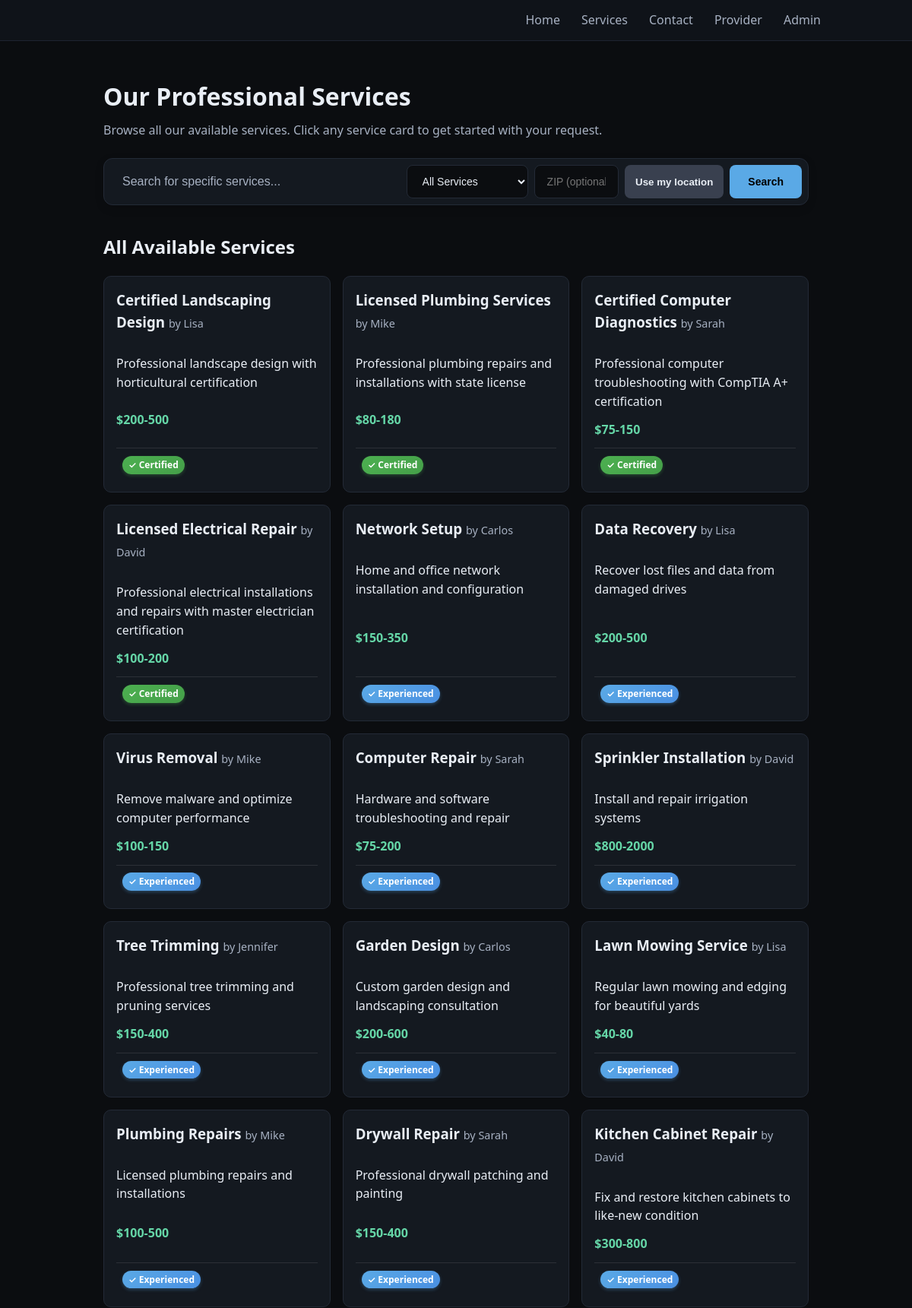
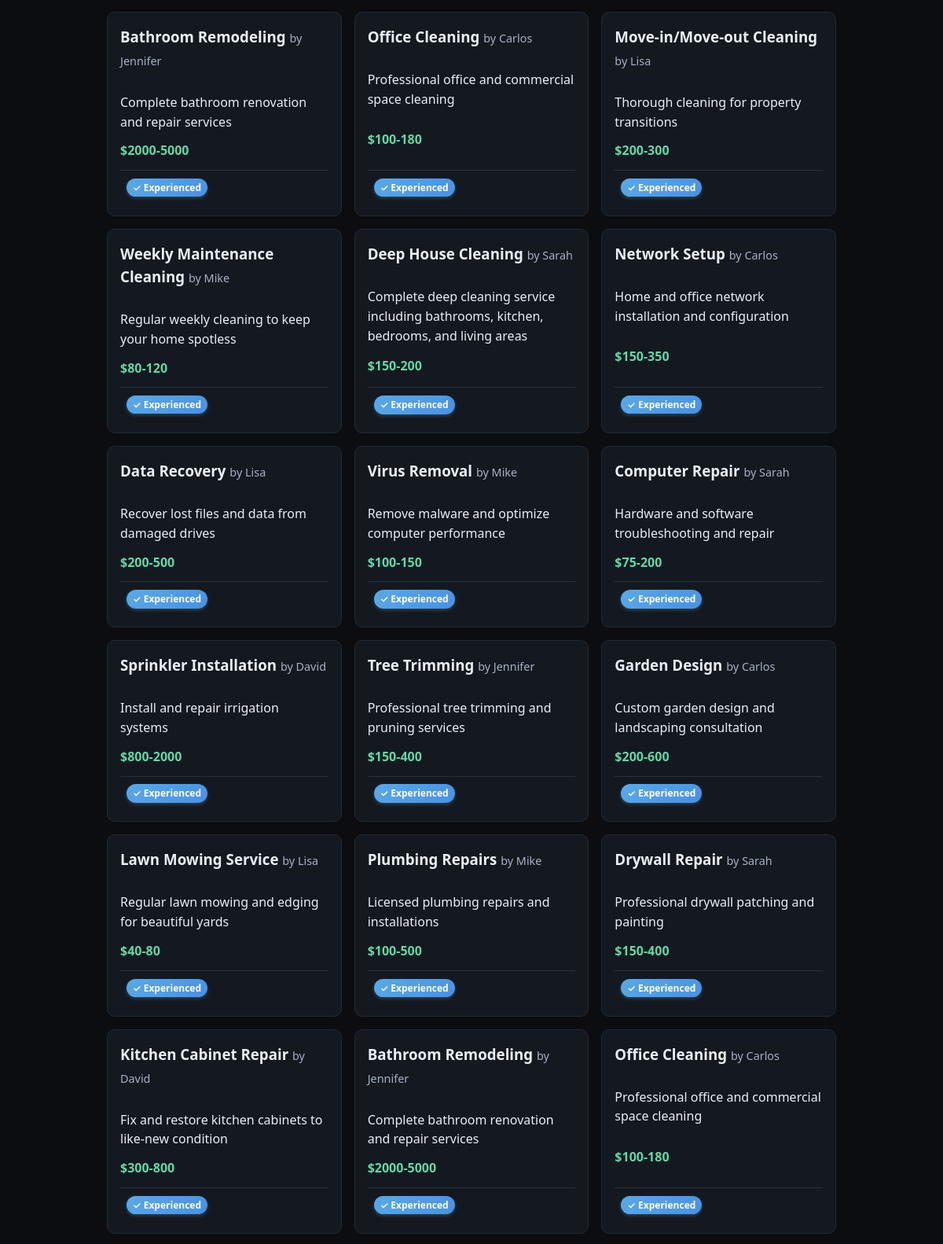
/services (upper part), run on the app's committed database (2 pictures, top to bottom).
### tables this page shows
CREATE TABLE services (
              id INTEGER PRIMARY KEY AUTOINCREMENT,
              title TEXT NOT NULL,
              description TEXT,
              price TEXT,
              active INTEGER NOT NULL DEFAULT 1,
              created_at TEXT NOT NULL
            , posted_by TEXT, provider_id INTEGER DEFAULT 0, is_certified INTEGER DEFAULT 0, certification_proof TEXT);

### app.py (the view, shortened to what this page needs)
    @app.route("/services")
    def services():
        search_query = request.args.get('q', '').strip()
        filter_type = request.args.get('filter', 'all')  # all, certified, best_price
        zip_param = (request.args.get('zip', '') or '').strip()
        with closing(get_db()) as db:
            cur = db.cursor()
            base_query = (
                "SELECT s.id, s.title, s.description, s.price, s.posted_by, s.provider_id, s.is_certified, "
                "s.certification_proof, p.business_name as provider_business_name, "
                "p.base_zip as provider_base_zip "
                "FROM services s "
                "LEFT JOIN providers p ON s.provider_id = p.id "
                "WHERE s.active = 1"
            )
            params = []
            if filter_type == 'certified':
                base_query += " AND s.is_certified = 1"
            elif filter_type == 'best_price':
                base_query += " ORDER BY CASE WHEN s.price LIKE '$%' THEN CAST(SUBSTR(s.price, 2, INSTR(s.price || '-', '-') - 2) AS INTEGER) ELSE 999999 END ASC, s.created_at DESC"
            elif filter_type == 'by_provider':
                base_query += " ORDER BY COALESCE(p.business_name, 'Independent Contributor'), s.title ASC"
            else:
                base_query += " ORDER BY s.created_at DESC"
            cur.execute(base_query, params)
            services_raw = cur.fetchall()
            allowed_provider_ids = None
            applied_zip = None
            services = []
            for service in services_raw:
                if allowed_provider_ids is not None:
                    if service["provider_id"] not in allowed_provider_ids:
                        continue
                services.append({
                    'id': service['id'],
                    'title': service['title'],
                    'description': service['description'],
                    'price': service['price'],
                    'posted_by': service['posted_by'],
                    'provider_id': service['provider_id'],
                    'is_certified': service['is_certified'],
                    'certification_proof': service['certification_proof'],
                    'provider_business_name': service['provider_business_name']
                })
            cur.execute("SELECT first_name, business_name FROM profile WHERE id = 1")
            profile_row = cur.fetchone()
            profile = {
                "first_name": profile_row["first_name"] if profile_row else "",
                "business_name": profile_row["business_name"] if profile_row else ""
            }
        return render_template(
            "services.html",
            services=services,
            profile=profile,
            search_query=search_query,
            filter_type=filter_type,
            applied_zip=(applied_zip if 'applied_zip' in locals() else (zip_param if zip_param else None)),
            title="All Services",
        )

### app.py (called while the page is built)
def get_db():
    conn = sqlite3.connect(DB_PATH)
    conn.row_factory = sqlite3.Row
    return conn

### templates/services.html (shortened to what this page needs)
{% extends "base.html" %}
{% block content %}
<section class="hero">
  <h1>Our Professional Services</h1>
  <p>Browse all our available services. Click any service card to get started with your request.</p>
  <form method="get" action="{{ url_for('services') }}" class="hero-search">
    <div class="search-container">
      <input type="search"
             name="q"
             value="{{ search_query or '' }}"
             placeholder="Search for specific services..."
             class="search-input">
      <select name="filter" class="search-filter">
        <option value="all" {{ 'selected' if filter_type == 'all' else '' }}>All Services</option>
      </select>
      <input type="text"
             name="zip"
             class="search-filter"
             placeholder="ZIP (optional)"
             inputmode="numeric"
             pattern="\d{5}"
             maxlength="5"
             title="Enter a 5-digit ZIP code"
             value="{{ applied_zip or '' }}">
      <button type="button" id="useLocationBtn" class="btn secondary">Use my location</button>
      <button type="submit" class="search-btn">Search</button>
    </div>
  </form>
</section>
<section>
  <h2>All Available Services</h2>
  <div class="cards">
    {% for s in services %}
      {% set poster = s['posted_by'] or profile.first_name %}
      <a href="{{ url_for('contact') }}?service={{ s['title']|urlencode }}{% if poster %}&poster={{ poster|urlencode }}{% endif %}" class="card-link">
        <div class="card clickable">
          <h3>
            {{ s['title'] }}
            {% if filter_type != 'by_provider' and poster %}
              <span class="muted" style="font-weight:normal;">by {{ poster }}</span>
            {% endif %}
          </h3>
          <p>{{ s['description'] or '' }}</p>
          {% if s['price'] %}<p class="price">{{ s['price'] }}</p>{% endif %}
          <div class="certification-status">
            {% if s['is_certified'] == 1 %}
              <span class="certified-badge">✓ Certified</span>
            {% else %}
              <span class="experience-badge">✓ Experienced</span>
            {% endif %}
          </div>
        </div>
      </a>
    {% else %}
      <p>No services available at this time. Please check back soon!</p>
    {% endfor %}
  </div>
</section>
{% endblock %}

### templates/base.html (shortened to what this page needs)
<!doctype html>
<html lang="en">
<head>
  <link href="{{ url_for('static', filename='styles.css') }}?v=20251012-1" rel="stylesheet">
</head>
<body>
  <header class="site-header">
    <div class="container header-inner">
      <nav id="site-nav" class="nav">
        <a href="{{ url_for('home') }}" class="nav-link">Home</a>
        <a href="{{ url_for('services') }}" class="nav-link">Services</a>
        <a href="{{ url_for('contact') }}" class="nav-link">Contact</a>
        {% if session.get('provider') %}
          <a href="{{ url_for('provider_dashboard') }}" class="nav-link">Provider</a>
          <a href="{{ url_for('provider_change_password') }}" class="nav-link">Change Password</a>
          <form action="{{ url_for('provider_logout') }}" method="post" class="inline-form"><button type="submit" class="linklike">Logout</button></form>
        {% else %}
          <a href="{{ url_for('provider_login') }}" class="nav-link">Provider</a>
        {% endif %}
        {% if session.get('admin') %}
          <a href="{{ url_for('admin_dashboard') }}" class="nav-link admin-link">Admin</a>
          <a href="{{ url_for('admin_change_password') }}" class="nav-link admin-link">Change Password</a>
          <form action="{{ url_for('admin_logout') }}" method="post" class="inline-form"><button type="submit" class="linklike">Logout</button></form>
        {% else %}
          <a href="{{ url_for('admin_login') }}" class="nav-link admin-link">Admin</a>
        {% endif %}
      </nav>
    </div>
  </header>
  <main class="container">
    {% block content %}{% endblock %}
  </main>
</body>
</html>

### static/styles.css (style rules this page uses)
:root { --bg: #0b0d10; --panel: #141920; --text: #e9eef5; --muted: #a7b1c2; --accent: #5aa9e6; --accent-2: #9cd3f7; --danger: #e35d6a; --ok: #65d6a7; --warn: #f5a623; }
* { box-sizing: border-box; }
body { margin: 0; font-family: system-ui, -apple-system, Segoe UI, Roboto, Arial, sans-serif; background: var(--bg); color: var(--text); line-height: 1.55; }
.container { width: 100%; max-width: 960px; margin: 0 auto; padding: 0 16px; }
.site-header { background: #0f1319; border-bottom: 1px solid #1e2430; }
.header-inner { display: flex; align-items: center; justify-content: space-between; padding: 14px 0; }
nav a { color: var(--muted); margin-left: 14px; text-decoration: none; }
.nav { display:flex; align-items:center; gap: 14px; }
.nav a.nav-link { color: var(--muted); text-decoration:none; }
.hero { padding: 48px 0 16px; }
.hero h1 { margin: 0 0 8px; font-size: 32px; }
.hero p { margin: 0 0 16px; color: var(--muted); }
.hero-search { max-width: 100%; width: 100%; margin: 24px auto 0; }
.search-container { display: flex; gap: 8px; background: var(--panel); border: 1px solid #232a36; border-radius: 12px; padding: 8px; box-shadow: 0 4px 12px rgba(0, 0, 0, 0.15); }
.search-input { flex: 2 1 420px; background: transparent; border: none; padding: 12px 16px; color: var(--text); font-size: 16px; outline: none; }
.search-input::placeholder { color: var(--muted); }
.search-filter { background: var(--bg); border: 1px solid #232a36; border-radius: 8px; padding: 12px 16px; color: var(--text); font-size: 14px; min-width: 160px; cursor: pointer; }
.search-filter[name="zip"] { min-width: 100px; width: 120px; }
#useLocationBtn { padding: 10px 14px; white-space: nowrap; }
.search-btn { background: var(--accent); color: #000; border: none; padding: 12px 24px; border-radius: 8px; font-size: 14px; font-weight: 600; cursor: pointer; transition: all 0.2s ease; }
.btn { display: inline-block; padding: 10px 16px; background: var(--accent); color: #071019; border-radius: 8px; text-decoration: none; font-weight: 600; border: 0; cursor: pointer; }
.btn.secondary { background: #39404f; color: var(--text); }
.cards { display: grid; grid-template-columns: repeat(auto-fill, minmax(260px, 1fr)); gap: 16px; align-items: stretch; }
.card { background: var(--panel); padding: 16px; border-radius: 10px; border: 1px solid #232a36; height: 100%; display: flex; flex-direction: column; }
.card h3 { margin-top: 0; margin-bottom: 12px; }
.card p { flex-grow: 1; margin-bottom: 12px; }
.card .price { font-weight: 700; color: var(--ok); margin-top: auto; margin-bottom: 0; }
.card.clickable { transition: all 0.2s ease; cursor: pointer; }
.card-link { text-decoration: none; color: inherit; display: block; }
.muted { color: var(--muted); font-size: 0.9rem; }
.certified-badge { background: linear-gradient(135deg, #4CAF50, #45a049); color: white; padding: 0.2rem 0.5rem; border-radius: 12px; font-size: 0.75rem; font-weight: 600; margin-left: 0.5rem; white-space: nowrap; box-shadow: 0 2px 4px rgba(76, 175, 80, 0.3); }
.experience-badge { background: linear-gradient(135deg, #5aa9e6, #4a90e2); color: white; padding: 0.2rem 0.5rem; border-radius: 12px; font-size: 0.75rem; font-weight: 600; margin-left: 0.5rem; white-space: nowrap; box-shadow: 0 2px 4px rgba(90, 169, 230, 0.3); }
.certification-status { margin-top: 0.75rem; padding: 0.5rem 0; border-top: 1px solid rgba(255, 255, 255, 0.1); }

### data on the page
services: title "Certified Landscaping Design", posted_by "Lisa", description "Professional landscape design with horticultural certification", price "$200-500", is_certified "✓ Certified"
services: title "Licensed Plumbing Services", posted_by "Mike", description "Professional plumbing repairs and installations with state license", price "$80-180", is_certified "✓ Certified"
services: title "Certified Computer Diagnostics", posted_by "Sarah", description "Professional computer troubleshooting with CompTIA A+ certification", price "$75-150", is_certified "✓ Certified"
services: title "Licensed Electrical Repair", posted_by "David", description "Professional electrical installations and repairs with master electrician certification", price "$100-200", is_certified "✓ Certified"
services: title "Network Setup", posted_by "Carlos", description "Home and office network installation and configuration", price "$150-350", is_certified "✓ Experienced"
services: title "Data Recovery", posted_by "Lisa", description "Recover lost files and data from damaged drives", price "$200-500", is_certified "✓ Experienced"
services: title "Virus Removal", posted_by "Mike", description "Remove malware and optimize computer performance", price "$100-150", is_certified "✓ Experienced"
services: title "Computer Repair", posted_by "Sarah", description "Hardware and software troubleshooting and repair", price "$75-200", is_certified "✓ Experienced"
services: title "Sprinkler Installation", posted_by "David", description "Install and repair irrigation systems", price "$800-2000", is_certified "✓ Experienced"
services: title "Tree Trimming", posted_by "Jennifer", description "Professional tree trimming and pruning services", price "$150-400", is_certified "✓ Experienced"
services: title "Garden Design", posted_by "Carlos", description "Custom garden design and landscaping consultation", price "$200-600", is_certified "✓ Experienced"
services: title "Lawn Mowing Service", posted_by "Lisa", description "Regular lawn mowing and edging for beautiful yards", price "$40-80", is_certified "✓ Experienced"
services: title "Plumbing Repairs", posted_by "Mike", description "Licensed plumbing repairs and installations", price "$100-500", is_certified "✓ Experienced"
services: title "Drywall Repair", posted_by "Sarah", description "Professional drywall patching and painting", price "$150-400", is_certified "✓ Experienced"
services: title "Kitchen Cabinet Repair", posted_by "David", description "Fix and restore kitchen cabinets to like-new condition", price "$300-800", is_certified "✓ Experienced"
services: title "Bathroom Remodeling", posted_by "Jennifer", description "Complete bathroom renovation and repair services", price "$2000-5000", is_certified "✓ Experienced"
services: title "Office Cleaning", posted_by "Carlos", description "Professional office and commercial space cleaning", price "$100-180", is_certified "✓ Experienced"
services: title "Move-in/Move-out Cleaning", posted_by "Lisa", description "Thorough cleaning for property transitions", price "$200-300", is_certified "✓ Experienced"
services: title "Weekly Maintenance Cleaning", posted_by "Mike", description "Regular weekly cleaning to keep your home spotless", price "$80-120", is_certified "✓ Experienced"
services: title "Deep House Cleaning", posted_by "Sarah", description "Complete deep cleaning service including bathrooms, kitchen, bedrooms, and living areas", price "$150-200", is_certified "✓ Experienced"
services: title "Network Setup", posted_by "Carlos", description "Home and office network installation and configuration", price "$150-350", is_certified "✓ Experienced"
services: title "Data Recovery", posted_by "Lisa", description "Recover lost files and data from damaged drives", price "$200-500", is_certified "✓ Experienced"
services: title "Virus Removal", posted_by "Mike", description "Remove malware and optimize computer performance", price "$100-150", is_certified "✓ Experienced"
services: title "Computer Repair", posted_by "Sarah", description "Hardware and software troubleshooting and repair", price "$75-200", is_certified "✓ Experienced"
services: title "Sprinkler Installation", posted_by "David", description "Install and repair irrigation systems", price "$800-2000", is_certified "✓ Experienced"
services: title "Tree Trimming", posted_by "Jennifer", description "Professional tree trimming and pruning services", price "$150-400", is_certified "✓ Experienced"
services: title "Garden Design", posted_by "Carlos", description "Custom garden design and landscaping consultation", price "$200-600", is_certified "✓ Experienced"
services: title "Lawn Mowing Service", posted_by "Lisa", description "Regular lawn mowing and edging for beautiful yards", price "$40-80", is_certified "✓ Experienced"
services: title "Plumbing Repairs", posted_by "Mike", description "Licensed plumbing repairs and installations", price "$100-500", is_certified "✓ Experienced"
services: title "Drywall Repair", posted_by "Sarah", description "Professional drywall patching and painting", price "$150-400", is_certified "✓ Experienced"
services: title "Kitchen Cabinet Repair", posted_by "David", description "Fix and restore kitchen cabinets to like-new condition", price "$300-800", is_certified "✓ Experienced"
services: title "Bathroom Remodeling", posted_by "Jennifer", description "Complete bathroom renovation and repair services", price "$2000-5000", is_certified "✓ Experienced"
services: title "Office Cleaning", posted_by "Carlos", description "Professional office and commercial space cleaning", price "$100-180", is_certified "✓ Experienced"
